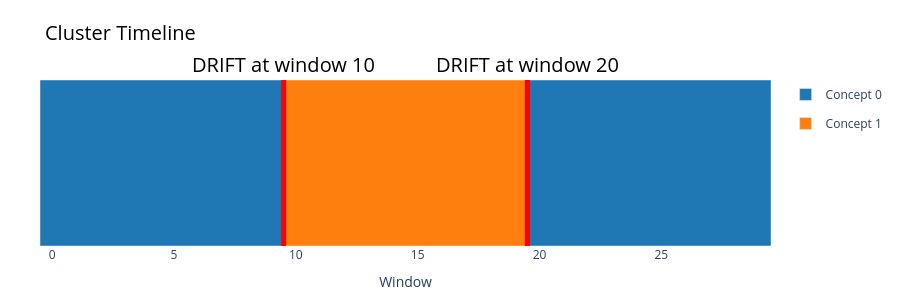

The code cell stored with this chart in its notebook:
### Markdown cell above
The evolution of concept can be shown on a plot

### Code cell
plot_cluster_timeline(labels, drift_locations=drifts)

### Figure 1 — Plotly figure (JSON) as saved in the notebook; plotly's stock layout.template omitted (floating-point values rounded to 4 significant figures)
{"data": [{"hovertemplate": "Windows 0-9<br>Concept 0<extra></extra>", "legendgroup": "0", "marker": {"color": "#1f77b4"}, "name": "Concept 0", "showlegend": true, "type": "bar", "width": [10], "x": [4.5], "y": [1]}, {"hovertemplate": "Windows 10-19<br>Concept 1<extra></extra>", "legendgroup": "1", "marker": {"color": "#ff7f0e"}, "name": "Concept 1", "showlegend": true, "type": "bar", "width": [10], "x": [14.5], "y": [1]}, {"hovertemplate": "Windows 20-29<br>Concept 0<extra></extra>", "legendgroup": "0", "marker": {"color": "#1f77b4"}, "name": "Concept 0", "showlegend": false, "type": "bar", "width": [10], "x": [24.5], "y": [1]}], "layout": {"annotations": [{"font": {"color": "black", "size": 20}, "showarrow": false, "text": "DRIFT at window 10", "x": 9.5, "y": 1, "yanchor": "bottom", "yref": "paper"}, {"font": {"color": "black", "size": 20}, "showarrow": false, "text": "DRIFT at window 20", "x": 19.5, "y": 1, "yanchor": "bottom", "yref": "paper"}], "bargap": 0, "barmode": "overlay", "height": 300, "margin": {"b": 40, "l": 40, "r": 40, "t": 80}, "plot_bgcolor": "white", "shapes": [{"line": {"color": "red", "width": 5}, "type": "line", "x0": 9.5, "x1": 9.5, "y0": 0, "y1": 1, "yref": "y"}, {"line": {"color": "red", "width": 5}, "type": "line", "x0": 19.5, "x1": 19.5, "y0": 0, "y1": 1, "yref": "y"}], "showlegend": true, "title": {"font": {"color": "black", "size": 20}, "text": "Cluster Timeline"}, "xaxis": {"range": [-0.5, 29.5], "title": {"text": "Window"}}, "yaxis": {"range": [0, 1], "showticklabels": false, "title": {"text": ""}}}}
